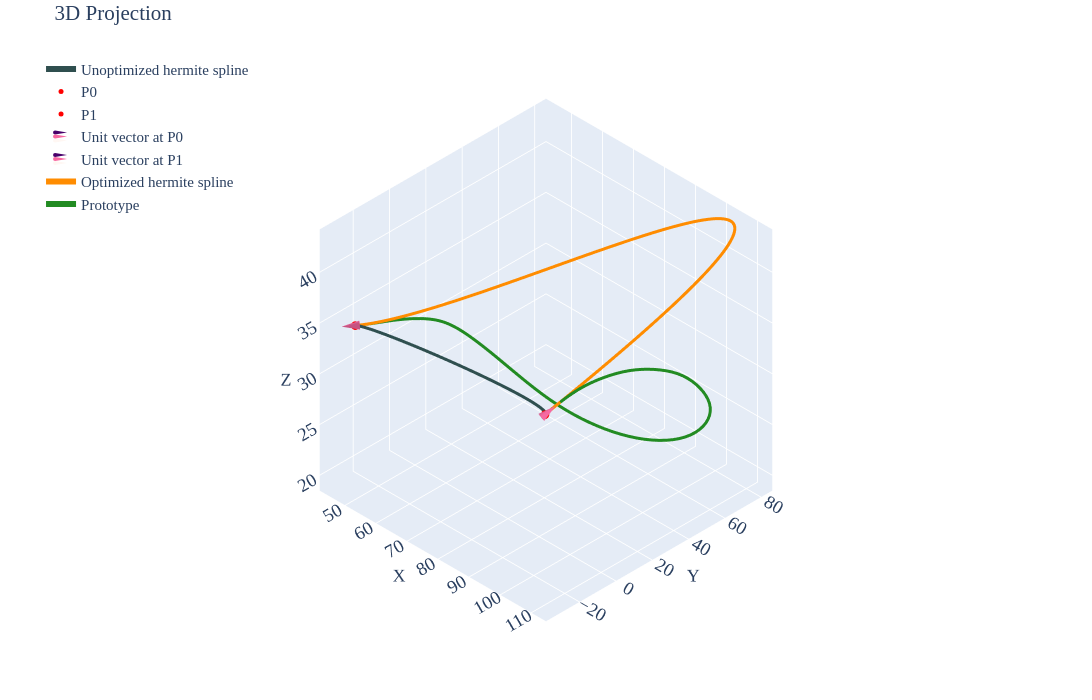

Notebook code cell kept with this figure:
### Markdown cell above
## P2 Case 03

### Code cell
df=pd.read_csv('../data/2810/p2-case3.csv')
prt=df.iloc[10:,2:].reset_index(drop=True)

p0=df.iloc[5,2:].values.astype(float)    # Point0
p1=df.iloc[6,2:].values.astype(float)    # Point1
v0=-1*(p0-prt.iloc[3].values).astype(float)
v1=-1*(prt.iloc[96].values-p1).astype(float)
u0=v0/np.linalg.norm(v0)                 # Unit Vector @ Point0
u1=v1/np.linalg.norm(v1)                 # Unit Vector @ Point1
u1=df.iloc[9,2:].values.astype(float)    # Unit Vector @ Point1
m0=df.iloc[2,1]                          # Magnitude for Vector1
m1=df.iloc[3,1]                          # Magnitude for Vector2
u0_init=u0*m0
u1_init=u1*m1
spl=utils.hermite(p0,p1,u0_init,u1_init,num_points=51)

tgt=utils.length(prt.values)             # Target spline length

def obj_fn(mag,prt_pts,p0,p1,u0,u1,n_points=100):
    m0=mag[0]
    m1=mag[1]    
    u0_scld=m0*u0
    u1_scld=m1*u1
    spl=utils.hermite(p0,p1,u0_scld,u1_scld,num_points=n_points)
    dist_err=abs(np.sum((spl-prt_pts)**2))
    return dist_err

def len_up(mag,prt_pts,p0,p1,u0,u1,n_points=100):
    return 2-(utils.length(utils.hermite(p0,p1,mag[0]*u0,mag[1]*u1,num_points=n_points))-utils.length(prt_pts))

def len_lo(mag,prt_pts,p0,p1,u0,u1,n_points=100):
    return 2+(utils.length(utils.hermite(p0,p1,mag[0]*u0,mag[1]*u1,num_points=n_points))-utils.length(prt_pts))

def len_eq(mag,prt_pts,p0,p1,u0,u1,n_points=100):
    return (utils.length(utils.hermite(p0,p1,mag[0]*u0,mag[1]*u1,num_points=n_points))-utils.length(prt_pts))

constraints=[
    {'type':'eq','fun':len_eq,'args':(prt.values,p0,p1,u0,u1)},
    # {'type':'ineq','fun':len_up,'args':(prt.values,p0,p1,u0,u1)},
    # {'type':'ineq','fun':len_lo,'args':(prt.values,p0,p1,u0,u1)}
]

sol=minimize(obj_fn,[1,1],args=(prt.values,p0,p1,u0,u1),method='SLSQP',constraints=constraints)
u0_final=sol.x[0]*u0
u1_final=sol.x[1]*u1
spl=utils.hermite(p0,p1,u0_init,u1_init,num_points=100)
spl_tgt=utils.hermite(p0,p1,u0_final,u1_final,num_points=100)

pd.DataFrame(spl_tgt, columns=['X','Y','Z']).to_csv('../data/2810/rev-opt/p2-case3-opt.csv',index=False)

print(f'Length of the Prototype Spline: {utils.length(prt.values):.5f}')
print(f'Given target spline length: {tgt:.5f}')
print(f'Length of the Hermite Spline: {utils.length(spl.astype(float)):.5f}')
print(f'Achieved Length of the Hermite Spline: {utils.length(spl_tgt.astype(float)):.5f}')
print(f'\nMaximum Distance Deviation: {max(np.linalg.norm(spl_tgt-spl,axis=1)):.4f}')
print(f'Total Distance Deviation: {sum(np.linalg.norm(spl_tgt-spl,axis=1)):.4f}')
print(f'\nComputed Magnitude (M0, M1): {sol.x[0]:.4f}, {sol.x[1]:.4f}')

utils.plotter(spl,p0,p1,u0_init,u1_init,tgt=spl_tgt,prt=prt.values,cne=6,intr='d',tgt_label='Optimized hermite spline')
